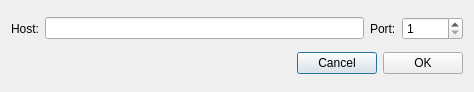
<?xml version="1.0" encoding="UTF-8"?>
<ui version="4.0">
 <class>NewPoolDialog</class>
 <widget class="QDialog" name="NewPoolDialog">
  <property name="geometry">
   <rect>
    <x>0</x>
    <y>0</y>
    <width>474</width>
    <height>92</height>
   </rect>
  </property>
  <property name="windowTitle">
   <string>New pool</string>
  </property>
  <layout class="QVBoxLayout" name="verticalLayout">
   <item>
    <layout class="QHBoxLayout" name="horizontalLayout">
     <item>
      <widget class="QLabel" name="label">
       <property name="text">
        <string>Host:</string>
       </property>
      </widget>
     </item>
     <item>
      <widget class="QLineEdit" name="m_hostEdit"/>
     </item>
     <item>
      <widget class="QLabel" name="label_2">
       <property name="text">
        <string>Port:</string>
       </property>
      </widget>
     </item>
     <item>
      <widget class="QSpinBox" name="m_portSpin">
       <property name="minimum">
        <number>1</number>
       </property>
       <property name="maximum">
        <number>65535</number>
       </property>
      </widget>
     </item>
    </layout>
   </item>
   <item>
    <layout class="QHBoxLayout" name="horizontalLayout_2">
     <item>
      <spacer name="horizontalSpacer">
       <property name="orientation">
        <enum>Qt::Horizontal</enum>
       </property>
       <property name="sizeHint" stdset="0">
        <size>
         <width>40</width>
         <height>20</height>
        </size>
       </property>
      </spacer>
     </item>
     <item>
      <widget class="QPushButton" name="m_cancelButton">
       <property name="text">
        <string>Cancel</string>
       </property>
      </widget>
     </item>
     <item>
      <widget class="QPushButton" name="m_okButton">
       <property name="text">
        <string>OK</string>
       </property>
      </widget>
     </item>
    </layout>
   </item>
  </layout>
 </widget>
 <resources/>
 <connections>
  <connection>
   <sender>m_okButton</sender>
   <signal>clicked()</signal>
   <receiver>NewPoolDialog</receiver>
   <slot>accept()</slot>
   <hints>
    <hint type="sourcelabel">
     <x>500</x>
     <y>62</y>
    </hint>
    <hint type="destinationlabel">
     <x>276</x>
     <y>44</y>
    </hint>
   </hints>
  </connection>
  <connection>
   <sender>m_cancelButton</sender>
   <signal>clicked()</signal>
   <receiver>NewPoolDialog</receiver>
   <slot>reject()</slot>
   <hints>
    <hint type="sourcelabel">
     <x>417</x>
     <y>62</y>
    </hint>
    <hint type="destinationlabel">
     <x>276</x>
     <y>44</y>
    </hint>
   </hints>
  </connection>
 </connections>
</ui>
